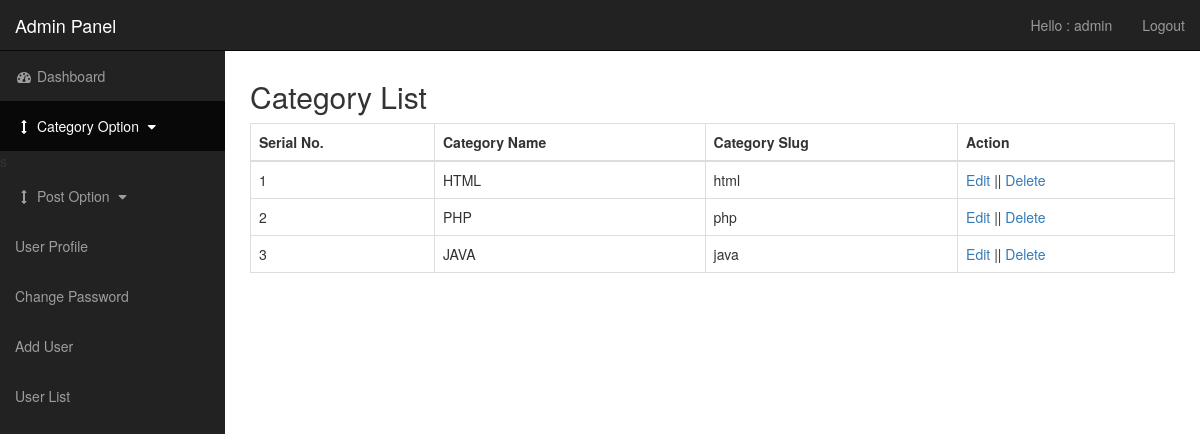
The page /admin/catlist.php (signed in) on the database its author committed.
### tables this page shows
CREATE TABLE `tbl_category` (
  `id` int(11) NOT NULL,
  `name` varchar(50) NOT NULL,
  `cat_slug` varchar(256) NOT NULL
);

### lib/Session.php (called while the page is built, shortened)
<?php
	class Session
	{
		public static function get($key){
			if(isset($_SESSION[$key])){
				return $_SESSION[$key];
		}else{
			return false;
		}
	}
}
 ?>

### lib/Database.php (called while the page is built, shortened)
<?php
Class Database{
	public $host   = DB_HOST;
	public $user   = DB_USER;
	public $pass   = DB_PASS;
	public $dbname = DB_NAME;
	public $link;
	private function connectDB(){
	$this->link = new mysqli($this->host, $this->user, $this->pass, $this->dbname);
 }
	public function select($query){
		$result = $this->link->query($query) or die($this->link->error.__LINE__);
		if($result->num_rows > 0){
			return $result;
		} else {
			return false;
		}
	}
}

### admin/catlist.php (the view, shortened to what this page needs)
<?php include 'inc/header.php'; ?>
<?php include 'inc/sidebar.php'; ?>
         <div id="page-wrapper">
            <div class="container-fluid">
                <div class="row">
                 <div class="col-md-12">
                <h2>Category List</h2>
            <table class="table table-bordered" id="example" >
			<thead>
				<tr>
					<th>Serial No.</th>
                    <th>Category Name</th>
					<th>Category Slug</th>
                    <?php if(Session::get('userRole')=='0') { ?>
					<th>Action</th>
                    <?php } ?>
				</tr>
			</thead>
			<tbody>
			<?php
				$query = "SELECT * FROM tbl_category ORDER BY id desc";
				$category = $db->select($query);
				if ($category) {
				$i=0;
				while ($result = $category->fetch_assoc()) {
				$i++;
			 ?>
				<tr class="odd gradeX">
					<td><?php echo $i; ?></td>
                    <td><?php echo $result['name']; ?></td>
					<td><?php echo $result['cat_slug']; ?></td>
                    <?php if(Session::get('userRole')=='0') { ?>
					<td><a href="editcat.php?catid=<?php echo $result['id']; ?>">Edit</a> || <a onclick="return confirm('Are you sure to delete');" href="?delcat=<?php echo $result['id']; ?>">Delete</a></td>
                    <?php } ?>
				</tr>
			<?php } }  ?>
			</tbody>
		</table>
    </div>
            </div>
            </div>
        </div>
       <?php include 'inc/footer.php'; ?>

### admin/css/sb-admin.css (style rules this page uses)
body { margin-top: 100px; background-color: #222; }
@media (min-width:768px) { body { margin-top: 50px; } }
#page-wrapper { width: 100%; padding: 0; background-color: #fff; }
@media (min-width:768px) { #page-wrapper { padding: 10px; } }
body { background: white; }

### rows shown on the page
tbl_category: name "HTML", cat_slug "html"
tbl_category: name "PHP", cat_slug "php"
tbl_category: name "JAVA", cat_slug "java"

### other values the page prints
Session::get('username') "admin"
